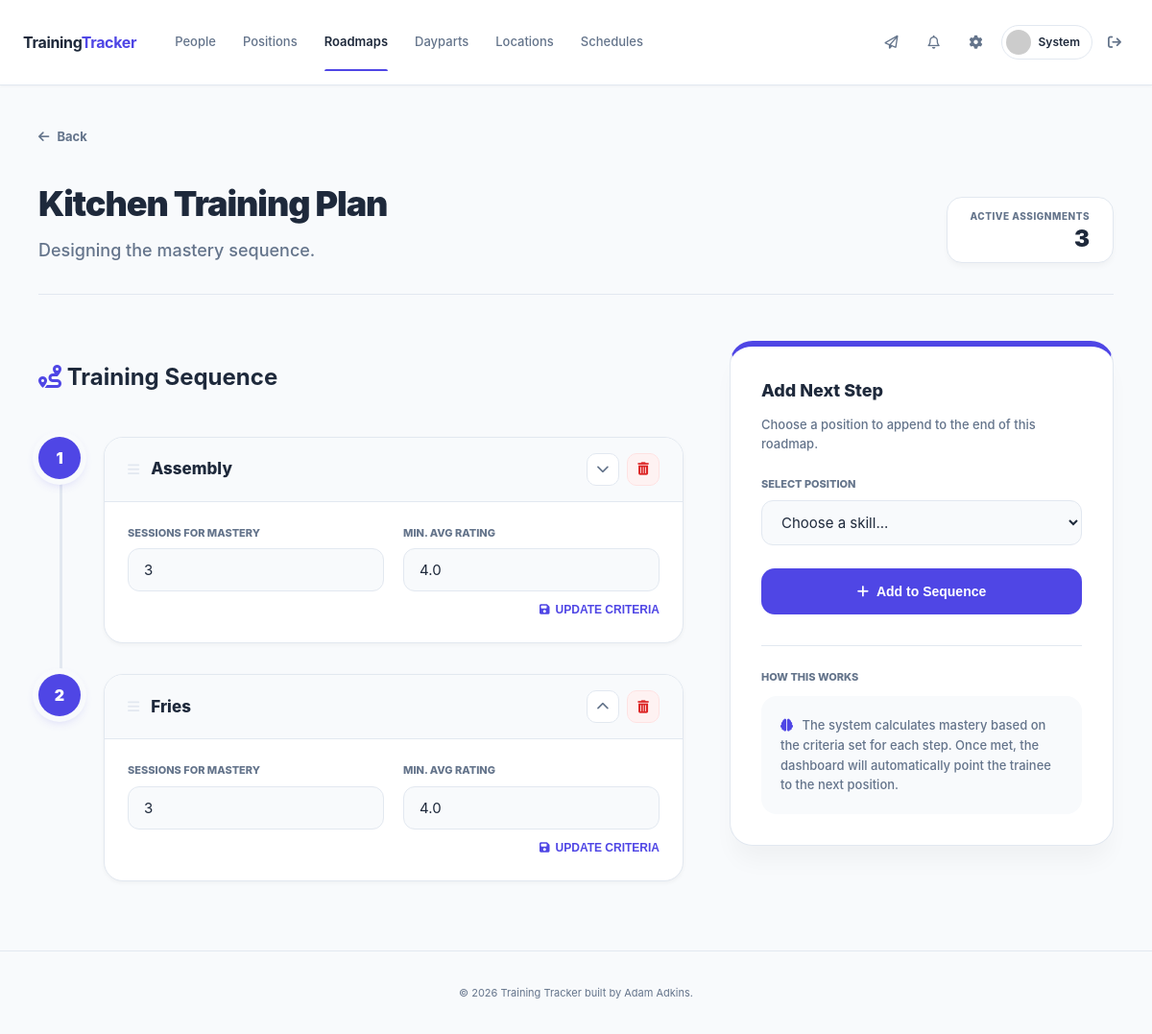
Screenshot of /manager/roadmaps/2/builder (signed in) with the database file from the repository.
### app/models.py (models this page shows, shortened)
class Employee(db.Model):
    __tablename__ = "employees"
    id = db.Column(db.Integer, primary_key=True)
    first_name = db.Column(db.String(80), nullable=False)
    last_name = db.Column(db.String(80), nullable=False)
    role = db.Column(db.String(20), nullable=False, default="trainee")
    status = db.Column(db.String(20), nullable=False, default="active")
    start_date = db.Column(db.Date, nullable=True)
    location_id = db.Column(db.Integer, db.ForeignKey("locations.id"), nullable=True)
    graduated_at = db.Column(db.DateTime, nullable=True)  # When manager marked trainee as graduated (offboarding)
    current_roadmap_id = db.Column(db.Integer, db.ForeignKey("training_roadmaps.id"), nullable=True)
    created_at = db.Column(db.DateTime, default=lambda: datetime.now(timezone.utc), nullable=False)
    active_roadmap = db.relationship("TrainingRoadmap", foreign_keys=[current_roadmap_id], backref="trainees")
    locations = db.relationship(
        "Location",
        secondary=employee_locations,
        backref=db.backref("roster_employees", lazy="dynamic"),
        lazy="dynamic",
    )
    def avatar(self, size=128):
        email = self.user_account.email.lower().encode('utf-8') if self.user_account else b"none"
        digest = hashlib.md5(email).hexdigest()
        return f'https://www.gravatar.com/avatar/{digest}?d=identicon&s={size}'

class TrainingRoadmap(db.Model):
    __tablename__ = "training_roadmaps"
    id = db.Column(db.Integer, primary_key=True)
    name = db.Column(db.String(120), nullable=False)
    description = db.Column(db.Text, nullable=True)
    created_at = db.Column(db.DateTime, default=lambda: datetime.now(timezone.utc), nullable=False)
    steps = db.relationship("RoadmapStep", backref="roadmap", cascade="all, delete-orphan",
                            order_by="RoadmapStep.order_index")

class RoadmapStep(db.Model):
    __tablename__ = "roadmap_steps"
    id = db.Column(db.Integer, primary_key=True)
    roadmap_id = db.Column(db.Integer, db.ForeignKey("training_roadmaps.id"), nullable=False)
    position_id = db.Column(db.Integer, db.ForeignKey("positions.id"), nullable=False)
    order_index = db.Column(db.Integer, nullable=False, default=0)
    required_sessions = db.Column(db.Integer, default=3, nullable=False)
    min_avg_rating = db.Column(db.Float, default=4.0, nullable=False)
    position = db.relationship("Position")

class Position(db.Model):
    __tablename__ = "positions"
    id = db.Column(db.Integer, primary_key=True)
    name = db.Column(db.String(120), unique=True, nullable=False)
    active = db.Column(db.Boolean, default=True, nullable=False)
    location_id = db.Column(db.Integer, db.ForeignKey("locations.id"), nullable=True)
    created_at = db.Column(db.DateTime, default=lambda: datetime.now(timezone.utc), nullable=False)
    descriptors = db.relationship("PositionDescriptor", backref="position", cascade="all, delete-orphan")
    location = db.relationship("Location", backref="positions")

### app/routes/manager.py (the view, shortened to what this page needs)
@manager_bp.route('/roadmaps/<int:roadmap_id>/builder', methods=['GET', 'POST'])
@manager_required
def roadmap_builder(roadmap_id):
    roadmap = TrainingRoadmap.query.get_or_404(roadmap_id)
    all_positions = Position.query.filter_by(active=True).order_by(Position.name).all()
    return render_template('roadmaps/builder.html', roadmap=roadmap, positions=all_positions)

### app/templates/roadmaps/builder.html (shortened to what this page needs)
{% extends "base.html" %}
{% block content %}
<div class="builder-wrapper">
    <div class="builder-container">
        <div style="margin-bottom: 32px;">
            <a href="{{ url_for('manager.roadmaps_list') }}"
               style="text-decoration: none; color: var(--text-muted); font-size: 13px; font-weight: 700; display: inline-flex; align-items: center; gap: 8px; transition: color 0.2s;"
               onmouseover="this.style.color='var(--primary)'" onmouseout="this.style.color='var(--text-muted)'"
               onclick="if (window.history.length > 1) { event.preventDefault(); history.back(); }">
                <i class="fa-solid fa-arrow-left"></i> Back
            </a>
        </div>
        <div class="page-header">
            <div>
                <h1 class="header-title">{{ roadmap.name }}</h1>
                <p class="header-subtitle">{{ roadmap.description if roadmap.description else 'Designing the mastery sequence.' }}</p>
            </div>
            <div class="trainee-badge">
                <div style="font-size: 10px; font-weight: 800; color: var(--text-muted); text-transform: uppercase; letter-spacing: 0.05em; margin-bottom: 4px;">Active Assignments</div>
                <div style="font-size: 24px; font-weight: 900; color: var(--text-main); line-height: 1;">{{ roadmap.trainees|length if roadmap.trainees is defined else 0 }}</div>
            </div>
        </div>
        <div class="builder-grid">
            <div class="path-sequence">
                <div class="section-head" style="margin-bottom: 24px;">
                    <h2 class="section-title"><i class="fa-solid fa-route" style="color: var(--primary);"></i> Training Sequence</h2>
                </div>
                {% for step in roadmap.steps|sort(attribute='order_index') %}
                <div class="step-container">
                    <div class="step-bubble">{{ step.order_index }}</div>
                    <div class="step-card">
                        <div class="step-card-header">
                            <div style="display: flex; align-items: center; gap: 12px;">
                                <i class="fa-solid fa-bars" style="color: var(--border); font-size: 14px;"></i>
                                <h3 style="margin: 0; font-size: 17px; font-weight: 800; color: var(--text-main);">{{ step.position.name }}</h3>
                            </div>
                            <div style="display: flex; gap: 8px;">
                                {% if not loop.first %}
                                <form action="{{ url_for('manager.roadmap_step_move', step_id=step.id, direction='up') }}" method="POST">
                                    <button class="btn-control" title="Move Up"><i class="fa-solid fa-chevron-up"></i></button>
                                </form>
                                {% endif %}
                                {% if not loop.last %}
                                <form action="{{ url_for('manager.roadmap_step_move', step_id=step.id, direction='down') }}" method="POST">
                                    <button class="btn-control" title="Move Down"><i class="fa-solid fa-chevron-down"></i></button>
                                </form>
                                {% endif %}
                                <form action="{{ url_for('manager.roadmap_step_delete', step_id=step.id) }}" method="POST" onsubmit="return confirm('Remove this step?');">
                                    <button type="submit" class="btn-control btn-delete" title="Remove Step">
                                        <i class="fa-solid fa-trash-can"></i>
                                    </button>
                                </form>
                            </div>
                        </div>
                        <div class="step-card-body">
                            <form action="{{ url_for('manager.roadmap_step_update', step_id=step.id) }}" method="POST">
                                <div class="mastery-grid">
                                    <div>
                                        <label class="mini-label">Sessions for Mastery</label>
                                        <input type="number" name="required_sessions" value="{{ step.required_sessions }}" min="1" max="20" class="input-style">
                                    </div>
                                    <div>
                                        <label class="mini-label">Min. Avg Rating</label>
                                        <input type="number" name="min_avg_rating" value="{{ step.min_avg_rating }}" step="0.1" min="1" max="5" class="input-style">
                                    </div>
                                </div>
                                <div style="text-align: right;">
                                    <button type="submit" class="btn-save-criteria">
                                        <i class="fa-solid fa-floppy-disk"></i> Update Criteria
                                    </button>
                                </div>
                            </form>
                        </div>
                    </div>
                </div>
                {% endfor %}
            </div>
            <div class="sidebar-column">
                <div class="sidebar-card">
                    <h3 style="font-size: 18px; font-weight: 800; margin: 0 0 8px 0; color: var(--text-main);">Add Next Step</h3>
                    <p style="font-size: 13px; color: var(--text-muted); margin-bottom: 24px; line-height: 1.5; font-weight: 500;">
                        Choose a position to append to the end of this roadmap.
                    </p>
                    <form method="POST">
                        <div style="margin-bottom: 24px;">
                            <label style="font-size: 11px; font-weight: 800; color: var(--text-muted); text-transform: uppercase; display: block; margin-bottom: 8px;">Select Position</label>
                            <select name="position_id" class="input-style" style="cursor:pointer;" required>
                                <option value="" disabled selected>Choose a skill...</option>
                            </select>
                        </div>
                        <button type="submit" class="btn-primary" style="width: 100%; justify-content: center; padding: 16px; border-radius: 14px; font-weight: 800;">
                            <i class="fa-solid fa-plus" style="margin-right: 8px;"></i> Add to Sequence
                        </button>
                    </form>
                    <div style="margin-top: 32px; padding-top: 24px; border-top: 1px solid var(--border);">
                        <div style="font-size: 11px; font-weight: 800; color: var(--text-muted); text-transform: uppercase; margin-bottom: 12px;">How this works</div>
                        <div style="background: var(--bg-body); border-radius: 16px; padding: 20px; font-size: 13px; color: var(--text-muted); line-height: 1.6; font-weight: 500;">
                            <i class="fa-solid fa-brain" style="color: var(--primary); margin-right: 6px;"></i>
                            The system calculates mastery based on the criteria set for each step. Once met, the dashboard will automatically point the trainee to the next position.
                        </div>
                    </div>
                </div>
            </div>
        </div>
    </div>
</div>
{% endblock %}

### app/templates/base.html (shortened to what this page needs)
<!DOCTYPE html>
<html lang="en">
<head>
    <link rel="stylesheet" href="{{ url_for('static', filename='style.css') }}">
    <link rel="stylesheet" href="https://cdnjs.cloudflare.com/ajax/libs/font-awesome/6.4.0/css/all.min.css">
</head>
<body class="{% block body_class %}{% endblock %}">
<header class="main-header">
    <div class="container nav-split">
        <div class="nav-group">
            <a href="{{ url_for('manager.dashboard') if current_user.is_authenticated and current_user.role == 'manager' else url_for('employee.dashboard') }}" class="brand-logo">
                <span>Training<b>Tracker</b></span>
            </a>
            <div class="nav-content" id="navContent">
                {% if current_user.is_authenticated %}
                <nav class="nav-links">
                    {% if current_user.role == 'manager' %}
                    <a href="{{ url_for('manager.employees_list') }}" data-tutorial="staff" class="{{ 'active' if 'employee' in request.endpoint else '' }}">People</a>
                    <a href="{{ url_for('manager.positions_list') }}" data-tutorial="positions" class="{{ 'active' if 'position' in request.endpoint else '' }}">Positions</a>
                    <a href="{{ url_for('manager.roadmaps_list') }}" data-tutorial="roadmaps" class="{{ 'active' if 'roadmap' in request.endpoint and request.endpoint not in ['manager.roadmap_smart_builder', 'manager.smart_builder_build'] else '' }}">Roadmaps</a>
                    <a href="{{ url_for('manager.dayparts_list') }}" data-tutorial="dayparts" class="{{ 'active' if 'daypart' in request.endpoint else '' }}">Dayparts</a>
                    <a href="{{ url_for('manager.locations_list') }}" data-tutorial="locations" class="{{ 'active' if 'location' in request.endpoint else '' }}">Locations</a>
                    <a href="{{ url_for('manager.schedules_list') }}" data-tutorial="schedule" class="{{ 'active' if 'schedule' in request.endpoint or request.endpoint in ['manager.roadmap_smart_builder', 'manager.smart_builder_build'] else '' }}">Schedules</a>
                    {% endif %}
                </nav>
                <div class="nav-actions">
                    <div class="user-profile">
                        {% if g.system_settings and not g.system_settings.dm_enabled %}
                        <div class="notif-btn disabled" title="Messaging Disabled"><i class="fa-regular fa-paper-plane"></i></div>
                        {% else %}
                        <a href="{{ url_for('messages.inbox') }}" data-tutorial="messages" class="notif-btn {{ 'active' if 'messages' in request.endpoint else '' }}">
                            <i class="fa-regular fa-paper-plane"></i>
                        </a>
                        {% endif %}
                        <a href="{{ url_for('employee.notifications') }}" data-tutorial="notifications" class="notif-btn {{ 'active' if 'notification' in request.endpoint else '' }}">
                            <i class="fa-regular fa-bell"></i>
                        </a>
                        <a href="{{ url_for('manager.settings') }}" data-tutorial="settings" class="notif-btn {{ 'active' if 'settings' in request.endpoint else '' }}">
                            <i class="fa-solid fa-gear"></i>
                        </a>
                        <a href="{{ url_for('manager.employee_detail', employee_id=current_user.employee_id, back=request.path) }}" class="profile-pill-link">
                            <div class="pill-container">
                                <img src="{{ current_user.employee.avatar(26) }}" class="nav-avatar">
                                <span class="user-name-nav">{{ current_user.employee.first_name }}</span>
                            </div>
                        </a>
                        <a href="{{ url_for('auth.logout') }}" class="btn-logout-icon" title="Sign Out">
                            <i class="fa-solid fa-arrow-right-from-bracket"></i>
                        </a>
                    </div>
                </div>
                {% endif %}
            </div>
        </div>
    </div>
</header>
<main class="container py-xl fade-in-up">
    {% block content %}{% endblock %}
</main>
<footer class="site-footer">
    <p>&copy; 2026 Training Tracker built by Adam Adkins.</p>
</footer>
</body>
</html>

### rows the page displays
Employee: employee.first_name "System"
TrainingRoadmap: name "Kitchen Training Plan", description "Designing the mastery sequence."
RoadmapStep: order_index "1", position.name "Assembly", required_sessions "3", min_avg_rating "4.0"
RoadmapStep: order_index "2", position.name "Fries", required_sessions "3", min_avg_rating "4.0"

### other values shown
{{ roadmap.trainees|length if roadmap.trainees is defined else 0 }} "3"
